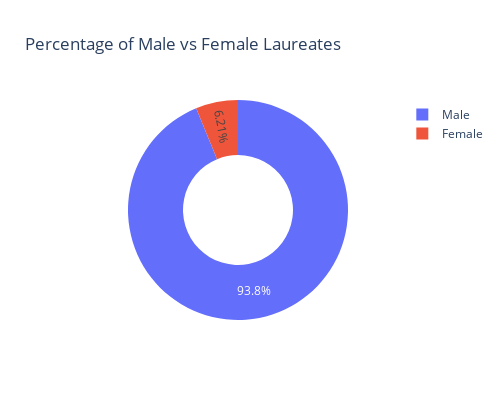

Notebook code cell kept with this figure:
### Markdown cell above
**Challenge**: Create a [donut chart using plotly](https://plotly.com/python/pie-charts/) which shows how many prizes went to men compared to how many prizes went to women. What percentage of all the prizes went to women?

### Code cell
sex_values = df_data.sex.value_counts()
fig = px.pie(values=sex_values.values, 
       names=sex_values.index,
       labels=sex_values.index, 
       title="Percentage of Male vs Female Laureates",
       hole=0.5,
       width=500,
       height=400)
fig.show()

### Figure 1 — Plotly figure (JSON) as saved in the notebook; plotly's stock layout.template omitted (floating-point values rounded to 4 significant figures)
{"data": [{"domain": {"x": [0, 1], "y": [0, 1]}, "hole": 0.5, "hovertemplate": "label=%{label}<br>value=%{value}<extra></extra>", "labels": ["Male", "Female"], "legendgroup": "", "name": "", "showlegend": true, "type": "pie", "values": [876, 58]}], "layout": {"height": 400, "legend": {"tracegroupgap": 0}, "title": {"text": "Percentage of Male vs Female Laureates"}, "width": 500}}
